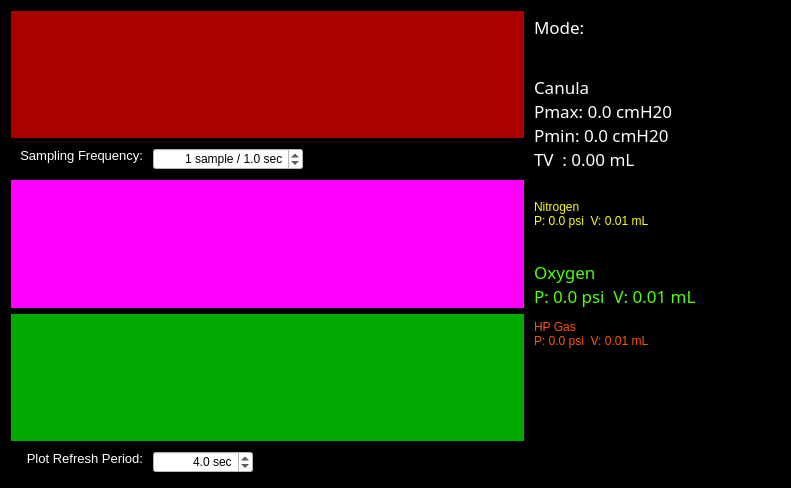
<?xml version="1.0" encoding="UTF-8"?>
<ui version="4.0">
 <class>MainWidget</class>
 <widget class="QWidget" name="MainWidget">
  <property name="geometry">
   <rect>
    <x>0</x>
    <y>0</y>
    <width>791</width>
    <height>488</height>
   </rect>
  </property>
  <property name="sizePolicy">
   <sizepolicy hsizetype="Fixed" vsizetype="MinimumExpanding">
    <horstretch>0</horstretch>
    <verstretch>0</verstretch>
   </sizepolicy>
  </property>
  <property name="minimumSize">
   <size>
    <width>170</width>
    <height>0</height>
   </size>
  </property>
  <property name="maximumSize">
   <size>
    <width>16777215</width>
    <height>16777215</height>
   </size>
  </property>
  <property name="windowTitle">
   <string>Animal Monitor v1.0</string>
  </property>
  <property name="styleSheet">
   <string notr="true">background-color: rgb(0, 0, 0);
color: rgb(255, 255, 255);
font: 10pt &quot;Droid Sans Mono&quot;;</string>
  </property>
  <layout class="QHBoxLayout" name="horizontalLayout_2">
   <item>
    <layout class="QHBoxLayout" name="horizontalLayout_8">
     <item>
      <layout class="QVBoxLayout" name="plotVertLayout">
       <item>
        <widget class="PlotWidget" name="vitalsPlot">
         <property name="sizePolicy">
          <sizepolicy hsizetype="MinimumExpanding" vsizetype="Expanding">
           <horstretch>0</horstretch>
           <verstretch>0</verstretch>
          </sizepolicy>
         </property>
         <property name="minimumSize">
          <size>
           <width>150</width>
           <height>8</height>
          </size>
         </property>
         <property name="styleSheet">
          <string notr="true">background-color: rgb(170, 0, 0);</string>
         </property>
         <property name="frameShape">
          <enum>QFrame::NoFrame</enum>
         </property>
         <property name="frameShadow">
          <enum>QFrame::Plain</enum>
         </property>
         <property name="lineWidth">
          <number>0</number>
         </property>
         <property name="verticalScrollBarPolicy">
          <enum>Qt::ScrollBarAlwaysOff</enum>
         </property>
         <property name="horizontalScrollBarPolicy">
          <enum>Qt::ScrollBarAlwaysOff</enum>
         </property>
        </widget>
       </item>
       <item>
        <layout class="QHBoxLayout" name="slowPlotHorizLayout">
         <item>
          <widget class="QTextBrowser" name="textBrowser">
           <property name="sizePolicy">
            <sizepolicy hsizetype="Fixed" vsizetype="Fixed">
             <horstretch>0</horstretch>
             <verstretch>0</verstretch>
            </sizepolicy>
           </property>
           <property name="minimumSize">
            <size>
             <width>136</width>
             <height>30</height>
            </size>
           </property>
           <property name="maximumSize">
            <size>
             <width>136</width>
             <height>30</height>
            </size>
           </property>
           <property name="styleSheet">
            <string notr="true">font: 9pt &quot;Droid Sans&quot;;</string>
           </property>
           <property name="frameShape">
            <enum>QFrame::NoFrame</enum>
           </property>
           <property name="frameShadow">
            <enum>QFrame::Plain</enum>
           </property>
           <property name="lineWidth">
            <number>0</number>
           </property>
           <property name="verticalScrollBarPolicy">
            <enum>Qt::ScrollBarAlwaysOff</enum>
           </property>
           <property name="horizontalScrollBarPolicy">
            <enum>Qt::ScrollBarAlwaysOff</enum>
           </property>
           <property name="html">
            <string>&lt;!DOCTYPE HTML PUBLIC &quot;-//W3C//DTD HTML 4.0//EN&quot; &quot;http://www.w3.org/TR/REC-html40/strict.dtd&quot;&gt;
&lt;html&gt;&lt;head&gt;&lt;meta name=&quot;qrichtext&quot; content=&quot;1&quot; /&gt;&lt;style type=&quot;text/css&quot;&gt;
p, li { white-space: pre-wrap; }
&lt;/style&gt;&lt;/head&gt;&lt;body style=&quot; font-family:'Droid Sans'; font-size:9pt; font-weight:400; font-style:normal;&quot;&gt;
&lt;p align=&quot;right&quot; style=&quot; margin-top:0px; margin-bottom:0px; margin-left:0px; margin-right:0px; -qt-block-indent:0; text-indent:0px;&quot;&gt;&lt;span style=&quot; font-size:10pt;&quot;&gt;Sampling Frequency:&lt;/span&gt;&lt;/p&gt;&lt;/body&gt;&lt;/html&gt;</string>
           </property>
          </widget>
         </item>
         <item>
          <widget class="QDoubleSpinBox" name="slowUpdatePeriod">
           <property name="sizePolicy">
            <sizepolicy hsizetype="Fixed" vsizetype="Fixed">
             <horstretch>0</horstretch>
             <verstretch>0</verstretch>
            </sizepolicy>
           </property>
           <property name="minimumSize">
            <size>
             <width>150</width>
             <height>0</height>
            </size>
           </property>
           <property name="maximumSize">
            <size>
             <width>150</width>
             <height>16777215</height>
            </size>
           </property>
           <property name="styleSheet">
            <string notr="true">background-color: rgb(255,255,255);
font: 9pt &quot;Droid Sans&quot;;
color: rgb(0, 0, 0);</string>
           </property>
           <property name="alignment">
            <set>Qt::AlignRight|Qt::AlignTrailing|Qt::AlignVCenter</set>
           </property>
           <property name="prefix">
            <string>1 sample / </string>
           </property>
           <property name="suffix">
            <string> sec</string>
           </property>
           <property name="decimals">
            <number>1</number>
           </property>
           <property name="minimum">
            <double>0.100000000000000</double>
           </property>
           <property name="maximum">
            <double>1000000000.000000000000000</double>
           </property>
           <property name="value">
            <double>1.000000000000000</double>
           </property>
          </widget>
         </item>
         <item>
          <spacer name="horizontalSpacer">
           <property name="orientation">
            <enum>Qt::Horizontal</enum>
           </property>
           <property name="sizeHint" stdset="0">
            <size>
             <width>40</width>
             <height>20</height>
            </size>
           </property>
          </spacer>
         </item>
        </layout>
       </item>
       <item>
        <widget class="PlotWidget" name="pressurePlot">
         <property name="sizePolicy">
          <sizepolicy hsizetype="Expanding" vsizetype="MinimumExpanding">
           <horstretch>0</horstretch>
           <verstretch>0</verstretch>
          </sizepolicy>
         </property>
         <property name="minimumSize">
          <size>
           <width>150</width>
           <height>10</height>
          </size>
         </property>
         <property name="styleSheet">
          <string notr="true">background-color: rgb(255, 0, 255);</string>
         </property>
         <property name="frameShape">
          <enum>QFrame::NoFrame</enum>
         </property>
         <property name="frameShadow">
          <enum>QFrame::Plain</enum>
         </property>
         <property name="lineWidth">
          <number>0</number>
         </property>
         <property name="verticalScrollBarPolicy">
          <enum>Qt::ScrollBarAlwaysOff</enum>
         </property>
         <property name="horizontalScrollBarPolicy">
          <enum>Qt::ScrollBarAlwaysOff</enum>
         </property>
        </widget>
       </item>
       <item>
        <widget class="PlotWidget" name="ecgPlot">
         <property name="minimumSize">
          <size>
           <width>150</width>
           <height>0</height>
          </size>
         </property>
         <property name="styleSheet">
          <string notr="true">background-color: rgb(0, 170, 0);</string>
         </property>
         <property name="frameShape">
          <enum>QFrame::NoFrame</enum>
         </property>
         <property name="frameShadow">
          <enum>QFrame::Plain</enum>
         </property>
         <property name="verticalScrollBarPolicy">
          <enum>Qt::ScrollBarAlwaysOff</enum>
         </property>
         <property name="horizontalScrollBarPolicy">
          <enum>Qt::ScrollBarAlwaysOff</enum>
         </property>
        </widget>
       </item>
       <item>
        <layout class="QHBoxLayout" name="fastPlotHorizLayout">
         <item>
          <widget class="QTextEdit" name="textEdit">
           <property name="sizePolicy">
            <sizepolicy hsizetype="Fixed" vsizetype="Fixed">
             <horstretch>0</horstretch>
             <verstretch>0</verstretch>
            </sizepolicy>
           </property>
           <property name="minimumSize">
            <size>
             <width>136</width>
             <height>30</height>
            </size>
           </property>
           <property name="maximumSize">
            <size>
             <width>136</width>
             <height>30</height>
            </size>
           </property>
           <property name="layoutDirection">
            <enum>Qt::RightToLeft</enum>
           </property>
           <property name="styleSheet">
            <string notr="true">font: 9pt &quot;Droid Sans&quot;;</string>
           </property>
           <property name="frameShape">
            <enum>QFrame::NoFrame</enum>
           </property>
           <property name="frameShadow">
            <enum>QFrame::Plain</enum>
           </property>
           <property name="lineWidth">
            <number>0</number>
           </property>
           <property name="verticalScrollBarPolicy">
            <enum>Qt::ScrollBarAlwaysOff</enum>
           </property>
           <property name="horizontalScrollBarPolicy">
            <enum>Qt::ScrollBarAlwaysOff</enum>
           </property>
           <property name="html">
            <string>&lt;!DOCTYPE HTML PUBLIC &quot;-//W3C//DTD HTML 4.0//EN&quot; &quot;http://www.w3.org/TR/REC-html40/strict.dtd&quot;&gt;
&lt;html&gt;&lt;head&gt;&lt;meta name=&quot;qrichtext&quot; content=&quot;1&quot; /&gt;&lt;style type=&quot;text/css&quot;&gt;
p, li { white-space: pre-wrap; }
&lt;/style&gt;&lt;/head&gt;&lt;body style=&quot; font-family:'Droid Sans'; font-size:9pt; font-weight:400; font-style:normal;&quot;&gt;
&lt;p align=&quot;right&quot; style=&quot; margin-top:0px; margin-bottom:0px; margin-left:0px; margin-right:0px; -qt-block-indent:0; text-indent:0px;&quot;&gt;&lt;span style=&quot; font-size:10pt;&quot;&gt;Plot Refresh Period:&lt;/span&gt;&lt;/p&gt;&lt;/body&gt;&lt;/html&gt;</string>
           </property>
          </widget>
         </item>
         <item>
          <widget class="QDoubleSpinBox" name="fastUpdatePeriod">
           <property name="sizePolicy">
            <sizepolicy hsizetype="Fixed" vsizetype="Fixed">
             <horstretch>0</horstretch>
             <verstretch>0</verstretch>
            </sizepolicy>
           </property>
           <property name="minimumSize">
            <size>
             <width>100</width>
             <height>0</height>
            </size>
           </property>
           <property name="maximumSize">
            <size>
             <width>100</width>
             <height>16777215</height>
            </size>
           </property>
           <property name="layoutDirection">
            <enum>Qt::LeftToRight</enum>
           </property>
           <property name="styleSheet">
            <string notr="true">background-color: rgb(255,255,255);
font: 9pt &quot;Droid Sans&quot;;
color: rgb(0, 0, 0);</string>
           </property>
           <property name="frame">
            <bool>true</bool>
           </property>
           <property name="alignment">
            <set>Qt::AlignRight|Qt::AlignTrailing|Qt::AlignVCenter</set>
           </property>
           <property name="buttonSymbols">
            <enum>QAbstractSpinBox::UpDownArrows</enum>
           </property>
           <property name="accelerated">
            <bool>false</bool>
           </property>
           <property name="suffix">
            <string> sec</string>
           </property>
           <property name="decimals">
            <number>1</number>
           </property>
           <property name="minimum">
            <double>0.500000000000000</double>
           </property>
           <property name="maximum">
            <double>6.000000000000000</double>
           </property>
           <property name="value">
            <double>4.000000000000000</double>
           </property>
          </widget>
         </item>
         <item>
          <spacer name="horizontalSpacer_5">
           <property name="orientation">
            <enum>Qt::Horizontal</enum>
           </property>
           <property name="sizeType">
            <enum>QSizePolicy::Expanding</enum>
           </property>
           <property name="sizeHint" stdset="0">
            <size>
             <width>170</width>
             <height>20</height>
            </size>
           </property>
          </spacer>
         </item>
        </layout>
       </item>
      </layout>
     </item>
     <item>
      <layout class="QVBoxLayout" name="testVertLayout">
       <property name="spacing">
        <number>0</number>
       </property>
       <item>
        <widget class="QPlainTextEdit" name="modeText">
         <property name="sizePolicy">
          <sizepolicy hsizetype="Fixed" vsizetype="Minimum">
           <horstretch>0</horstretch>
           <verstretch>0</verstretch>
          </sizepolicy>
         </property>
         <property name="minimumSize">
          <size>
           <width>250</width>
           <height>0</height>
          </size>
         </property>
         <property name="maximumSize">
          <size>
           <width>250</width>
           <height>60</height>
          </size>
         </property>
         <property name="font">
          <font>
           <family>Droid Sans Mono</family>
           <pointsize>13</pointsize>
           <weight>50</weight>
           <italic>false</italic>
           <bold>false</bold>
          </font>
         </property>
         <property name="styleSheet">
          <string notr="true">font: 13pt &quot;Droid Sans Mono&quot;;</string>
         </property>
         <property name="frameShape">
          <enum>QFrame::NoFrame</enum>
         </property>
         <property name="frameShadow">
          <enum>QFrame::Plain</enum>
         </property>
         <property name="lineWidth">
          <number>0</number>
         </property>
         <property name="verticalScrollBarPolicy">
          <enum>Qt::ScrollBarAlwaysOff</enum>
         </property>
         <property name="horizontalScrollBarPolicy">
          <enum>Qt::ScrollBarAlwaysOff</enum>
         </property>
         <property name="plainText">
          <string>Mode: </string>
         </property>
        </widget>
       </item>
       <item>
        <widget class="QPlainTextEdit" name="canulaText">
         <property name="sizePolicy">
          <sizepolicy hsizetype="Fixed" vsizetype="Minimum">
           <horstretch>0</horstretch>
           <verstretch>0</verstretch>
          </sizepolicy>
         </property>
         <property name="minimumSize">
          <size>
           <width>250</width>
           <height>0</height>
          </size>
         </property>
         <property name="maximumSize">
          <size>
           <width>250</width>
           <height>125</height>
          </size>
         </property>
         <property name="font">
          <font>
           <family>Droid Sans Mono</family>
           <pointsize>13</pointsize>
           <weight>50</weight>
           <italic>false</italic>
           <bold>false</bold>
          </font>
         </property>
         <property name="styleSheet">
          <string notr="true">font: 13pt &quot;Droid Sans Mono&quot;;</string>
         </property>
         <property name="frameShape">
          <enum>QFrame::NoFrame</enum>
         </property>
         <property name="frameShadow">
          <enum>QFrame::Plain</enum>
         </property>
         <property name="lineWidth">
          <number>0</number>
         </property>
         <property name="verticalScrollBarPolicy">
          <enum>Qt::ScrollBarAlwaysOff</enum>
         </property>
         <property name="horizontalScrollBarPolicy">
          <enum>Qt::ScrollBarAlwaysOff</enum>
         </property>
         <property name="plainText">
          <string>Canula
Pmax: 0.0 cmH20
Pmin: 0.0 cmH20
TV  : 0.00 mL</string>
         </property>
        </widget>
       </item>
       <item>
        <widget class="QPlainTextEdit" name="nitrogenText">
         <property name="sizePolicy">
          <sizepolicy hsizetype="Fixed" vsizetype="Minimum">
           <horstretch>0</horstretch>
           <verstretch>0</verstretch>
          </sizepolicy>
         </property>
         <property name="minimumSize">
          <size>
           <width>250</width>
           <height>0</height>
          </size>
         </property>
         <property name="maximumSize">
          <size>
           <width>250</width>
           <height>60</height>
          </size>
         </property>
         <property name="styleSheet">
          <string notr="true">color: rgb(255, 255, 0);
font: 13pt &quot;Droid Sans Mono&quot;;</string>
         </property>
         <property name="frameShape">
          <enum>QFrame::NoFrame</enum>
         </property>
         <property name="frameShadow">
          <enum>QFrame::Plain</enum>
         </property>
         <property name="lineWidth">
          <number>0</number>
         </property>
         <property name="verticalScrollBarPolicy">
          <enum>Qt::ScrollBarAlwaysOff</enum>
         </property>
         <property name="horizontalScrollBarPolicy">
          <enum>Qt::ScrollBarAlwaysOff</enum>
         </property>
         <property name="plainText">
          <string>Nitrogen
P: 0.0 psi  V: 0.01 mL</string>
         </property>
        </widget>
       </item>
       <item>
        <widget class="QPlainTextEdit" name="oxygenText">
         <property name="sizePolicy">
          <sizepolicy hsizetype="Fixed" vsizetype="Minimum">
           <horstretch>0</horstretch>
           <verstretch>0</verstretch>
          </sizepolicy>
         </property>
         <property name="minimumSize">
          <size>
           <width>250</width>
           <height>0</height>
          </size>
         </property>
         <property name="maximumSize">
          <size>
           <width>250</width>
           <height>60</height>
          </size>
         </property>
         <property name="font">
          <font>
           <family>Droid Sans Mono</family>
           <pointsize>13</pointsize>
           <weight>50</weight>
           <italic>false</italic>
           <bold>false</bold>
          </font>
         </property>
         <property name="styleSheet">
          <string notr="true">color: rgb(85, 255, 0);
font: 13pt &quot;Droid Sans Mono&quot;;</string>
         </property>
         <property name="frameShape">
          <enum>QFrame::NoFrame</enum>
         </property>
         <property name="frameShadow">
          <enum>QFrame::Plain</enum>
         </property>
         <property name="lineWidth">
          <number>0</number>
         </property>
         <property name="verticalScrollBarPolicy">
          <enum>Qt::ScrollBarAlwaysOff</enum>
         </property>
         <property name="horizontalScrollBarPolicy">
          <enum>Qt::ScrollBarAlwaysOff</enum>
         </property>
         <property name="plainText">
          <string>Oxygen
P: 0.0 psi  V: 0.01 mL</string>
         </property>
         <property name="tabStopWidth">
          <number>73</number>
         </property>
        </widget>
       </item>
       <item>
        <widget class="QPlainTextEdit" name="hpText">
         <property name="sizePolicy">
          <sizepolicy hsizetype="Fixed" vsizetype="Minimum">
           <horstretch>0</horstretch>
           <verstretch>0</verstretch>
          </sizepolicy>
         </property>
         <property name="minimumSize">
          <size>
           <width>250</width>
           <height>0</height>
          </size>
         </property>
         <property name="maximumSize">
          <size>
           <width>250</width>
           <height>85</height>
          </size>
         </property>
         <property name="styleSheet">
          <string notr="true">color: rgb(255, 85, 0);
font: 13pt &quot;Droid Sans Mono&quot;;</string>
         </property>
         <property name="frameShape">
          <enum>QFrame::NoFrame</enum>
         </property>
         <property name="frameShadow">
          <enum>QFrame::Plain</enum>
         </property>
         <property name="lineWidth">
          <number>0</number>
         </property>
         <property name="verticalScrollBarPolicy">
          <enum>Qt::ScrollBarAlwaysOff</enum>
         </property>
         <property name="horizontalScrollBarPolicy">
          <enum>Qt::ScrollBarAlwaysOff</enum>
         </property>
         <property name="plainText">
          <string>HP Gas
P: 0.0 psi  V: 0.01 mL</string>
         </property>
        </widget>
       </item>
       <item>
        <spacer name="verticalSpacer">
         <property name="orientation">
          <enum>Qt::Vertical</enum>
         </property>
         <property name="sizeHint" stdset="0">
          <size>
           <width>20</width>
           <height>40</height>
          </size>
         </property>
        </spacer>
       </item>
      </layout>
     </item>
    </layout>
   </item>
  </layout>
 </widget>
 <layoutdefault spacing="6" margin="11"/>
 <customwidgets>
  <customwidget>
   <class>PlotWidget</class>
   <extends>QGraphicsView</extends>
   <header>pyqtgraph</header>
  </customwidget>
 </customwidgets>
 <resources/>
 <connections/>
</ui>
